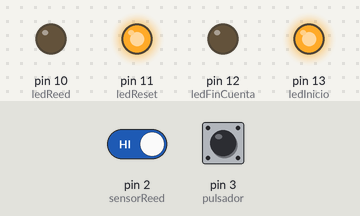
Simulated run of this sketch. Board: Arduino Uno, built with avr-gcc and run on an emulated ATmega328P. On the bench: output pins drawn as LEDs (lit = HIGH). Inputs (shaded band) come from the test bench; at power-on: pin 3 (pulsador) LOW, pin 2 (sensorReed) HIGH. What the sketch prints to the serial monitor is not drawn.

Above: at 1.2 s.
1.3 s: pin 3 (pulsador) pulled HIGH for 0.15 s
At 1.37 s:
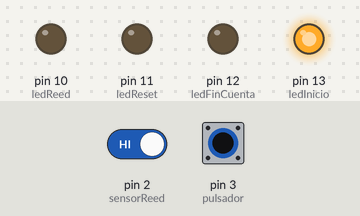
2.9 s: pin 3 (pulsador) pulled HIGH for 3.2 s
At 6.8 s:
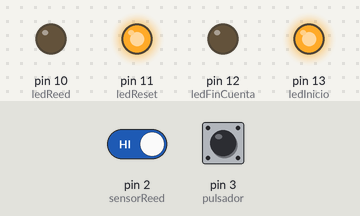
7.6 s: pin 2 (sensorReed) driven LOW and pin 3 (pulsador) driven HIGH
At 8.1 s:
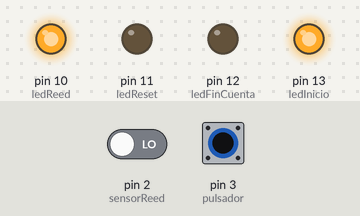
10.6 s: pin 2 (sensorReed) driven HIGH
At 11.4 s:
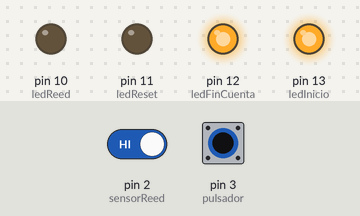
12.1 s: pin 2 (sensorReed) driven LOW
At 12.5 s:
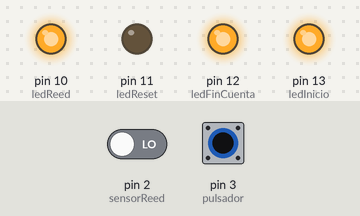
Timing chart, 0 to 14.6 s (numbered marks = the images above; inputs shaded):
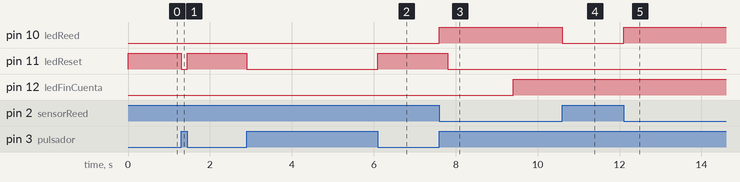

The sketch:

contador.ino
```cpp
/*
  Contador:
  Conectar un interruptor de lengueta al pin 2(conexionando mediante resistencia pull-up),
  que controlará el encendido de un led conectado al pin 12.
  El led se encenderá cuando haya detectado 10 veces el interruptor,para ello tiene que pasar por 0.
  También se dispondrá de un pulsador(conectado al pin 3 mediante resistencia pull-up) que reiniciará la cuenta, es decir,
  se dispone de una variable que almacenará la cuenta y cuando se accione el pulsador es valor parasará a 0.

  Se utiliza:
      Led conectado al pin 13 el cual se encendera nada mas poner en marcha el arduino.
      Led conectado al pin 11 q se encendera al accionar el pulsador.
      Led conectado al pin 10 q se encedera cada vez q se accione el sensor de lengueta
*/
int ledInicio = 13;
int ledFinCuenta = 12;
int ledReset = 11;
int ledReed = 10;

int pulsador = 3;
int sensorReed = 2;

int cuenta = 0;
int finCuenta = 10;
unsigned long tiempoPrevio = 0;

void setup() {
  pinMode(ledInicio, OUTPUT);
  pinMode(ledFinCuenta, OUTPUT);
  pinMode(ledReset, OUTPUT);
  pinMode(ledReed, OUTPUT);

  pinMode(pulsador, INPUT);
  pinMode(sensorReed, INPUT);

  Serial.begin(9600);
  digitalWrite(ledInicio, HIGH); //enciede led al iniciar programa
}

void loop() {

  if (digitalRead(sensorReed) == LOW && digitalRead(pulsador) == HIGH) {
    digitalWrite(ledReed, HIGH);
    cuenta++;
    Serial.print(cuenta);
    if (cuenta == finCuenta) {
      digitalWrite(ledFinCuenta, HIGH);
    }
    //while (digitalRead(sensorReed) == LOW && digitalRead(pulsador) == HIGH) {} // bucle cerrado, estara en el hasta q se suelte el pulsador
    //para evitar las fluctuaciones usaremos la funcion millis()
    tiempoPrevio = millis();
    while (millis() - tiempoPrevio < 200 && digitalRead(pulsador) == HIGH) {}
  } else {
    digitalWrite(ledReed, LOW);
  }

  if (digitalRead(pulsador) == LOW) {
    digitalWrite(ledReset, HIGH);
    digitalWrite(ledFinCuenta, LOW);
    cuenta = 0;
    Serial.print(cuenta);
    //while(digitalRead(pulsador) == LOW){}
    tiempoPrevio = millis();  // evitar fluctuaciones
    while (millis() - tiempoPrevio > 200) {} // evitar fluctuaciones
  } else {
    digitalWrite(ledReset, LOW);
  }
}
```

Measured:
- after the input at 1.3 s, pin 11 (ledReset): HIGH → LOW at once, → HIGH 0.15 s later
- after the input at 2.9 s, pin 11 (ledReset): HIGH → LOW at once, → HIGH 3.2 s later
- after the input at 7.6 s, pin 10 (ledReed): LOW → HIGH at once; pin 11 (ledReset): HIGH → LOW after 0.20 s; pin 12 (ledFinCuenta): LOW → HIGH after 1.8 s
- after the input at 10.6 s, pin 10 (ledReed): HIGH → LOW at once
- after the input at 12.1 s, pin 10 (ledReed): LOW → HIGH at once
